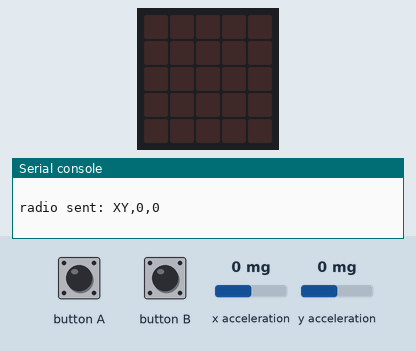
This program was run on a simulated BBC micro:bit running MicroPython. Shown: the board's 5×5 LED display, the last lines printed to the serial console. The inputs (shaded band) are chosen by the test bench; at power-on: x acceleration 0 mg, y acceleration 0 mg. No radio messages arrive unless stated (any console line starting 'radio sent:' is added by the test bench).

Above: at 1.2 s.
1.3 s: button A pressed for 0.15 s
At 3.0 s:
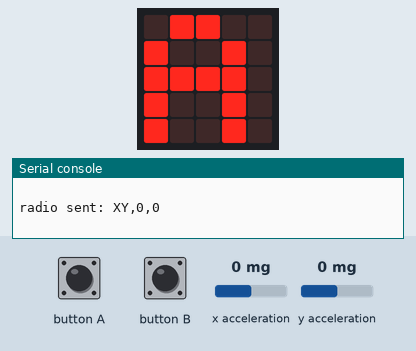
4.8 s: button B pressed for 0.15 s
At 6.3 s:
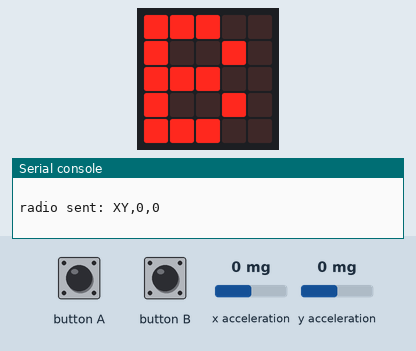
Timing chart, 0 to 7.8 s (numbered marks = the images above; inputs shaded):
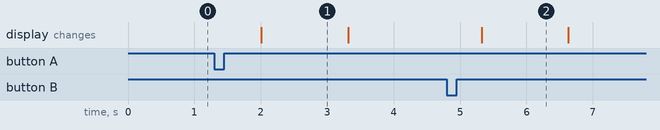

The program:

microbit_B.py
```python
from microbit import *
import radio
radio.config(group=1)
radio.on()


# 加速度を取得し、定数をかける事でプログラム内での移動距離を求める
def get_xy():
    y = accelerometer.get_y() * accelerometer_sensitivity  #y方向
    x = accelerometer.get_x() * accelerometer_sensitivity  #x方向
    return int(max(-1, min(x, 1))), int(max(-1, min(y, 1)))  #値返却


accelerometer_sensitivity = 1 / 300
while True:
    if button_a.was_pressed():
        radio.send('A\n')
        display.show('A')
        sleep(300)
    elif button_b.was_pressed():
        radio.send('B\n')
        display.show('B')
        sleep(300)
    else:
        x, y = get_xy()
        radio.send('XY,' + str(x) + ',' + str(y) + '\n')
        sleep(1000)
        display.clear()
```

Measured:
- after the input at 1.3 s, the display: changes after 0.71 s (image 1)
- after the input at 4.8 s, the display: changes after 0.52 s (image 2)
- what the display in image 1 shows lasts 1.3 s, from 2.0 s to 3.3 s
